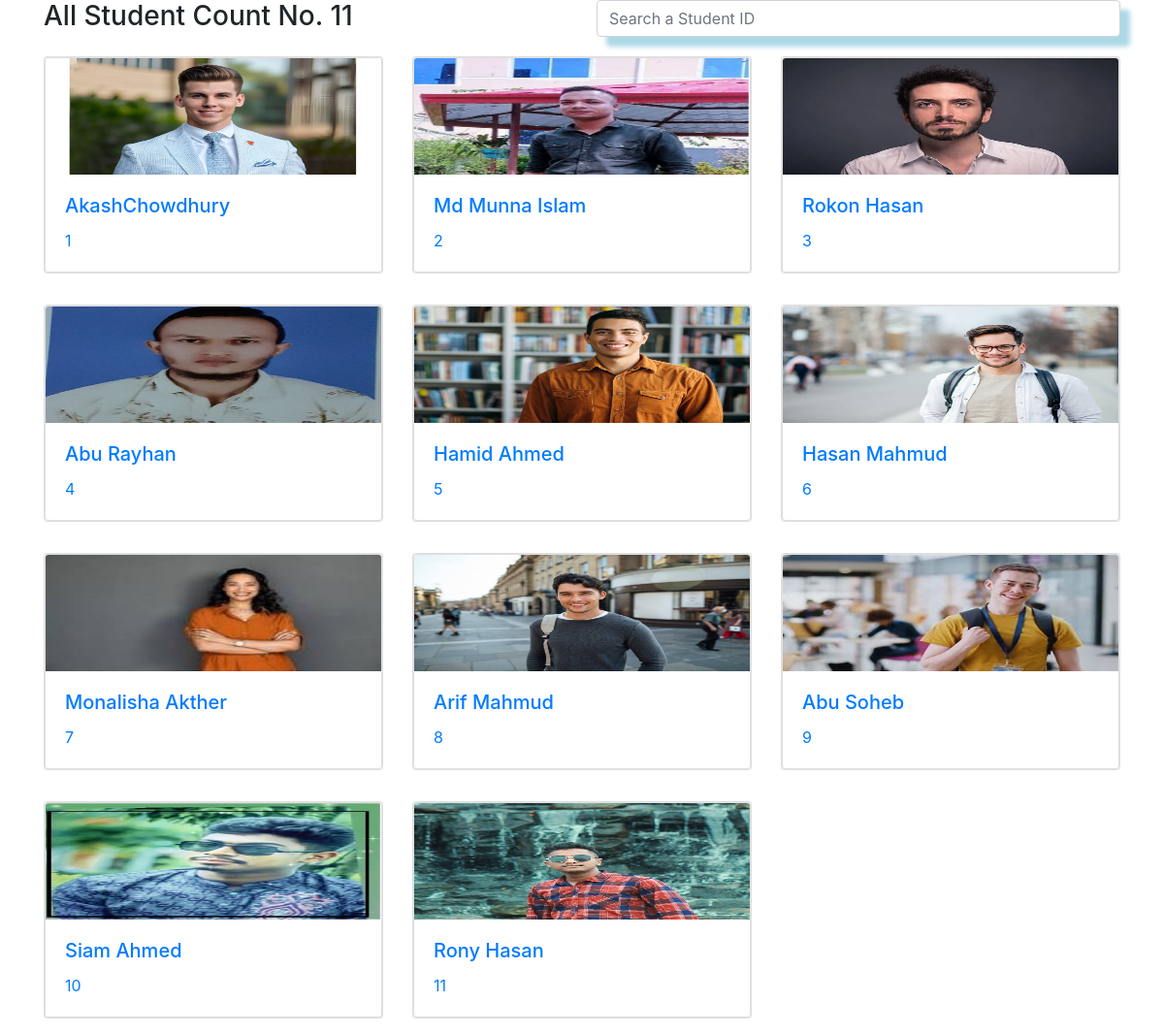
The page /admin/allstudent.php on the database its author committed.
### tables this page shows
CREATE TABLE `onlineformdata` (
  `id` int(11) NOT NULL,
  `student_name` varchar(30) NOT NULL,
  `father_name` varchar(30) NOT NULL,
  `mother_name` varchar(30) NOT NULL,
  `birthday` date NOT NULL,
  `gender` varchar(15) NOT NULL,
  `nidno` int(20) NOT NULL,
  `past_school` varchar(50) NOT NULL,
  `passing_year` varchar(20) NOT NULL,
  `blood` varchar(10) NOT NULL,
  `choice_department` varchar(30) NOT NULL,
  `contact` int(50) NOT NULL,
  `last_gpa` varchar(20) NOT NULL,
  `religion` varchar(20) NOT NULL,
  `photo_folder` varchar(50) NOT NULL,
  `photo_rename` varchar(200) NOT NULL,
  `country` varchar(20) NOT NULL,
  `marrital_status` varchar(20) NOT NULL,
  `hometown` varchar(20) NOT NULL,
  `email` varchar(50) NOT NULL,
  `OTP` varchar(200) NOT NULL,
  `status` enum('pending','admitted','','') NOT NULL DEFAULT 'pending',
  `application_date` timestamp NOT NULL DEFAULT current_timestamp() ON UPDATE current_timestamp()
);

### admin/allstudent.php (the view, shortened to what this page needs)
<?php
include "dbConnec.php";
$selectall = $connection->prepare("SELECT * FROM onlineformdata WHERE status = 'admitted' ");
$selectall->execute();
$count = $selectall->rowCount();
?>
<!DOCTYPE html>
<html lang="en">
<head>
  <link rel="stylesheet" href="https://cdn.jsdelivr.net/npm/bootstrap@4.6.2/dist/css/bootstrap.min.css">
</head>
<body>
    <div class="container">
      <div class="row">
        <div class="col-6"> <h3>All Student Count No. <?= $count; ?></h3> </div>
        <div class="col-6"> <input type="search" name="search" id="search" class="form-control mr-4" placeholder="Search a Student ID"></div>
      </div>
      <div class="row" id="onlyonestudent">
        <?php
              while($row = $selectall->fetch(PDO::FETCH_ASSOC)){
                $uid = base64_encode($row['id'])
              ?>
              <a href="../studenthome.php?id=<?= $uid ?>">
              <div class="col-lg-4 col-md-4 col-sm-6 mt-3 mb-3">
              <div class="card">
                    <div class="card">
                      <img src="../<?php echo $row['photo_folder'].$row['photo_rename'];  ?>" class="card-img-top" height="120px" alt="...">
                      <div class="card-body">
                        <h5 class="card-title"><?= $row['student_name'];?></h5>
                        <p class="card-text"><?= $row['id']; ?></p>
                      </div>
                  </div>
                  </div>
              </a>
        </div>
        <?php   } ?>
</body>
</html>

### admin/allstudent.php (style rules this page uses)
#search { box-shadow: 10px 10px 5px lightblue; }

### rows shown on the page
onlineformdata: photo_folder+photo_rename (picture), student_name "AkashChowdhury", id "1"
onlineformdata: photo_folder+photo_rename (picture), student_name "Md Munna Islam", id "2"
onlineformdata: photo_folder+photo_rename (picture), student_name "Rokon Hasan", id "3"
onlineformdata: photo_folder+photo_rename (picture), student_name "Abu Rayhan", id "4"
onlineformdata: photo_folder+photo_rename (picture), student_name "Hamid Ahmed", id "5"
onlineformdata: photo_folder+photo_rename (picture), student_name "Hasan Mahmud", id "6"
onlineformdata: photo_folder+photo_rename (picture), student_name "Monalisha Akther", id "7"
onlineformdata: photo_folder+photo_rename (picture), student_name "Arif Mahmud", id "8"
onlineformdata: photo_folder+photo_rename (picture), student_name "Abu Soheb", id "9"
onlineformdata: photo_folder+photo_rename (picture), student_name "Siam Ahmed", id "10"
onlineformdata: photo_folder+photo_rename (picture), student_name "Rony Hasan", id "11"

### other values the page prints
$count "11"
